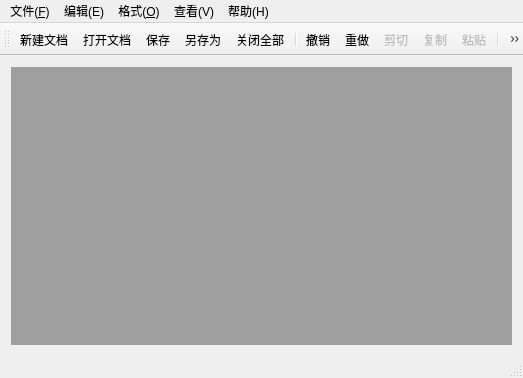
<?xml version="1.0" encoding="UTF-8"?>
<ui version="4.0">
 <class>QWMainWindow</class>
 <widget class="QMainWindow" name="QWMainWindow">
  <property name="geometry">
   <rect>
    <x>0</x>
    <y>0</y>
    <width>523</width>
    <height>378</height>
   </rect>
  </property>
  <property name="windowTitle">
   <string>MyNotepad</string>
  </property>
  <property name="toolButtonStyle">
   <enum>Qt::ToolButtonTextUnderIcon</enum>
  </property>
  <widget class="QWidget" name="centralWidget">
   <layout class="QHBoxLayout" name="horizontalLayout">
    <item>
     <widget class="QMdiArea" name="mdiArea"/>
    </item>
   </layout>
  </widget>
  <widget class="QToolBar" name="mainToolBar">
   <property name="autoFillBackground">
    <bool>true</bool>
   </property>
   <property name="toolButtonStyle">
    <enum>Qt::ToolButtonIconOnly</enum>
   </property>
   <attribute name="toolBarArea">
    <enum>TopToolBarArea</enum>
   </attribute>
   <attribute name="toolBarBreak">
    <bool>false</bool>
   </attribute>
   <addaction name="actDoc_New"/>
   <addaction name="actDoc_Open"/>
   <addaction name="actionSave"/>
   <addaction name="actionSaveAs"/>
   <addaction name="actCloseALL"/>
   <addaction name="separator"/>
   <addaction name="actionUndo"/>
   <addaction name="actionRedo"/>
   <addaction name="actCut"/>
   <addaction name="actCopy"/>
   <addaction name="actPaste"/>
   <addaction name="separator"/>
   <addaction name="actionFind"/>
   <addaction name="actionReplace"/>
   <addaction name="separator"/>
   <addaction name="actFont"/>
   <addaction name="separator"/>
   <addaction name="actQuit"/>
   <addaction name="separator"/>
  </widget>
  <widget class="QStatusBar" name="statusBar"/>
  <widget class="QMenuBar" name="menuBar">
   <property name="geometry">
    <rect>
     <x>0</x>
     <y>0</y>
     <width>523</width>
     <height>23</height>
    </rect>
   </property>
   <widget class="QMenu" name="menu">
    <property name="title">
     <string>文件(&amp;F)</string>
    </property>
    <addaction name="actDoc_New"/>
    <addaction name="actDoc_Open"/>
    <addaction name="actionSave"/>
    <addaction name="actionSaveAs"/>
    <addaction name="separator"/>
    <addaction name="actCloseALL"/>
   </widget>
   <widget class="QMenu" name="menu_F">
    <property name="title">
     <string>编辑(E)</string>
    </property>
    <addaction name="actionUndo"/>
    <addaction name="actionRedo"/>
    <addaction name="actCut"/>
    <addaction name="actCopy"/>
    <addaction name="actPaste"/>
    <addaction name="separator"/>
    <addaction name="actionFind"/>
    <addaction name="actionReplace"/>
   </widget>
   <widget class="QMenu" name="menu_2">
    <property name="title">
     <string>格式(&amp;O)</string>
    </property>
    <addaction name="actFont"/>
   </widget>
   <widget class="QMenu" name="menu_3">
    <property name="title">
     <string>查看(V)</string>
    </property>
    <addaction name="actViewMode"/>
    <addaction name="actCascade"/>
    <addaction name="actTile"/>
   </widget>
   <widget class="QMenu" name="menu_4">
    <property name="title">
     <string>帮助(H)</string>
    </property>
    <addaction name="actionAbout"/>
   </widget>
   <addaction name="menu"/>
   <addaction name="menu_F"/>
   <addaction name="menu_2"/>
   <addaction name="menu_3"/>
   <addaction name="menu_4"/>
  </widget>
  <action name="actDoc_New">
   <property name="icon">
    <iconset resource="res.qrc">
     <normaloff>:/images/images/noteAdd.png</normaloff>:/images/images/noteAdd.png</iconset>
   </property>
   <property name="text">
    <string>新建文档</string>
   </property>
   <property name="toolTip">
    <string>新建文档窗口</string>
   </property>
  </action>
  <action name="actQuit">
   <property name="icon">
    <iconset resource="res.qrc">
     <normaloff>:/images/images/exit.png</normaloff>:/images/images/exit.png</iconset>
   </property>
   <property name="text">
    <string>退出</string>
   </property>
   <property name="toolTip">
    <string>退出本系统</string>
   </property>
  </action>
  <action name="actDoc_Open">
   <property name="icon">
    <iconset resource="res.qrc">
     <normaloff>:/images/images/open.png</normaloff>:/images/images/open.png</iconset>
   </property>
   <property name="text">
    <string>打开文档</string>
   </property>
   <property name="toolTip">
    <string>打开文档</string>
   </property>
  </action>
  <action name="actFont">
   <property name="enabled">
    <bool>false</bool>
   </property>
   <property name="icon">
    <iconset resource="res.qrc">
     <normaloff>:/images/images/font.png</normaloff>:/images/images/font.png</iconset>
   </property>
   <property name="text">
    <string>字体设置</string>
   </property>
   <property name="toolTip">
    <string>字体设置</string>
   </property>
  </action>
  <action name="actCut">
   <property name="enabled">
    <bool>false</bool>
   </property>
   <property name="icon">
    <iconset resource="res.qrc">
     <normaloff>:/images/images/cut.png</normaloff>:/images/images/cut.png</iconset>
   </property>
   <property name="text">
    <string>剪切</string>
   </property>
   <property name="toolTip">
    <string>剪切</string>
   </property>
  </action>
  <action name="actCopy">
   <property name="enabled">
    <bool>false</bool>
   </property>
   <property name="icon">
    <iconset resource="res.qrc">
     <normaloff>:/images/images/cpy.png</normaloff>:/images/images/cpy.png</iconset>
   </property>
   <property name="text">
    <string>复制</string>
   </property>
   <property name="toolTip">
    <string>复制</string>
   </property>
  </action>
  <action name="actPaste">
   <property name="enabled">
    <bool>false</bool>
   </property>
   <property name="icon">
    <iconset resource="res.qrc">
     <normaloff>:/images/images/paste.png</normaloff>:/images/images/paste.png</iconset>
   </property>
   <property name="text">
    <string>粘贴</string>
   </property>
   <property name="toolTip">
    <string>粘贴</string>
   </property>
  </action>
  <action name="actViewMode">
   <property name="checkable">
    <bool>true</bool>
   </property>
   <property name="icon">
    <iconset resource="res.qrc">
     <normaloff>:/images/images/230.bmp</normaloff>:/images/images/230.bmp</iconset>
   </property>
   <property name="text">
    <string>MDI模式</string>
   </property>
   <property name="toolTip">
    <string>窗口模式或页面模式</string>
   </property>
  </action>
  <action name="actCascade">
   <property name="icon">
    <iconset resource="res.qrc">
     <normaloff>:/images/images/400.bmp</normaloff>:/images/images/400.bmp</iconset>
   </property>
   <property name="text">
    <string>级联展开</string>
   </property>
   <property name="toolTip">
    <string>窗口级联展开</string>
   </property>
  </action>
  <action name="actTile">
   <property name="icon">
    <iconset resource="res.qrc">
     <normaloff>:/images/images/406.bmp</normaloff>:/images/images/406.bmp</iconset>
   </property>
   <property name="text">
    <string>平铺展开</string>
   </property>
   <property name="toolTip">
    <string>窗口平铺展开</string>
   </property>
  </action>
  <action name="actCloseALL">
   <property name="icon">
    <iconset resource="res.qrc">
     <normaloff>:/images/images/closeAll.png</normaloff>:/images/images/closeAll.png</iconset>
   </property>
   <property name="text">
    <string>关闭全部</string>
   </property>
   <property name="toolTip">
    <string>关闭所有窗口</string>
   </property>
  </action>
  <action name="actionSave">
   <property name="icon">
    <iconset resource="res.qrc">
     <normaloff>:/images/images/save.png</normaloff>:/images/images/save.png</iconset>
   </property>
   <property name="text">
    <string>保存</string>
   </property>
   <property name="toolTip">
    <string>保存文件</string>
   </property>
   <property name="shortcut">
    <string>Ctrl+S</string>
   </property>
  </action>
  <action name="actionSaveAs">
   <property name="icon">
    <iconset resource="res.qrc">
     <normaloff>:/images/images/saveas.png</normaloff>:/images/images/saveas.png</iconset>
   </property>
   <property name="text">
    <string>另存为</string>
   </property>
   <property name="toolTip">
    <string>另存为文件</string>
   </property>
   <property name="shortcut">
    <string>Ctrl+Alt+S</string>
   </property>
  </action>
  <action name="actionUndo">
   <property name="icon">
    <iconset resource="res.qrc">
     <normaloff>:/images/images/undo.png</normaloff>:/images/images/undo.png</iconset>
   </property>
   <property name="text">
    <string>撤销</string>
   </property>
   <property name="toolTip">
    <string>撤销上次操作</string>
   </property>
   <property name="shortcut">
    <string>Ctrl+Z</string>
   </property>
  </action>
  <action name="actionRedo">
   <property name="icon">
    <iconset resource="res.qrc">
     <normaloff>:/images/images/redo.png</normaloff>:/images/images/redo.png</iconset>
   </property>
   <property name="text">
    <string>重做</string>
   </property>
   <property name="toolTip">
    <string>重做上次操作</string>
   </property>
   <property name="shortcut">
    <string>Ctrl+Y</string>
   </property>
  </action>
  <action name="actionAbout">
   <property name="icon">
    <iconset resource="res.qrc">
     <normaloff>:/images/images/about.png</normaloff>:/images/images/about.png</iconset>
   </property>
   <property name="text">
    <string>关于</string>
   </property>
  </action>
  <action name="actionFind">
   <property name="icon">
    <iconset resource="res.qrc">
     <normaloff>:/images/images/search.png</normaloff>:/images/images/search.png</iconset>
   </property>
   <property name="text">
    <string>查找</string>
   </property>
   <property name="shortcut">
    <string>Ctrl+F</string>
   </property>
  </action>
  <action name="actionReplace">
   <property name="icon">
    <iconset resource="res.qrc">
     <normaloff>:/images/images/searchfind.png</normaloff>:/images/images/searchfind.png</iconset>
   </property>
   <property name="text">
    <string>替换</string>
   </property>
   <property name="shortcut">
    <string>Ctrl+H</string>
   </property>
  </action>
 </widget>
 <layoutdefault spacing="6" margin="11"/>
 <resources>
  <include location="res.qrc"/>
 </resources>
 <connections>
  <connection>
   <sender>actQuit</sender>
   <signal>triggered()</signal>
   <receiver>QWMainWindow</receiver>
   <slot>close()</slot>
   <hints>
    <hint type="sourcelabel">
     <x>-1</x>
     <y>-1</y>
    </hint>
    <hint type="destinationlabel">
     <x>373</x>
     <y>235</y>
    </hint>
   </hints>
  </connection>
 </connections>
</ui>
